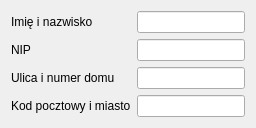
      <widget class="QWidget" name="tab_2">
       <attribute name="icon">
        <iconset resource="res/resources.qrc">
         <normaloff>:/seller.png</normaloff>:/seller.png</iconset>
       </attribute>
       <attribute name="title">
        <string>Dane kupującego</string>
       </attribute>
       <layout class="QFormLayout" name="formLayout_3">
        <item row="0" column="0" colspan="2">
         <layout class="QGridLayout" name="gridLayout_4">
          <item row="0" column="0">
           <widget class="QLabel" name="label_17">
            <property name="text">
             <string>Imię i nazwisko</string>
            </property>
           </widget>
          </item>
          <item row="0" column="1">
           <widget class="QLineEdit" name="buyer_name"/>
          </item>
          <item row="1" column="0">
           <widget class="QLabel" name="label_18">
            <property name="text">
             <string>NIP</string>
            </property>
           </widget>
          </item>
          <item row="1" column="1">
           <widget class="QLineEdit" name="buyer_nip"/>
          </item>
          <item row="2" column="0">
           <widget class="QLabel" name="label_19">
            <property name="text">
             <string>Ulica i numer domu</string>
            </property>
           </widget>
          </item>
          <item row="2" column="1">
           <widget class="QLineEdit" name="buyer_street"/>
          </item>
          <item row="3" column="0">
           <widget class="QLabel" name="label_20">
            <property name="text">
             <string>Kod pocztowy i miasto</string>
            </property>
           </widget>
          </item>
          <item row="3" column="1">
           <widget class="QLineEdit" name="buyer_city"/>
          </item>
         </layout>
        </item>
       </layout>
      </widget>
